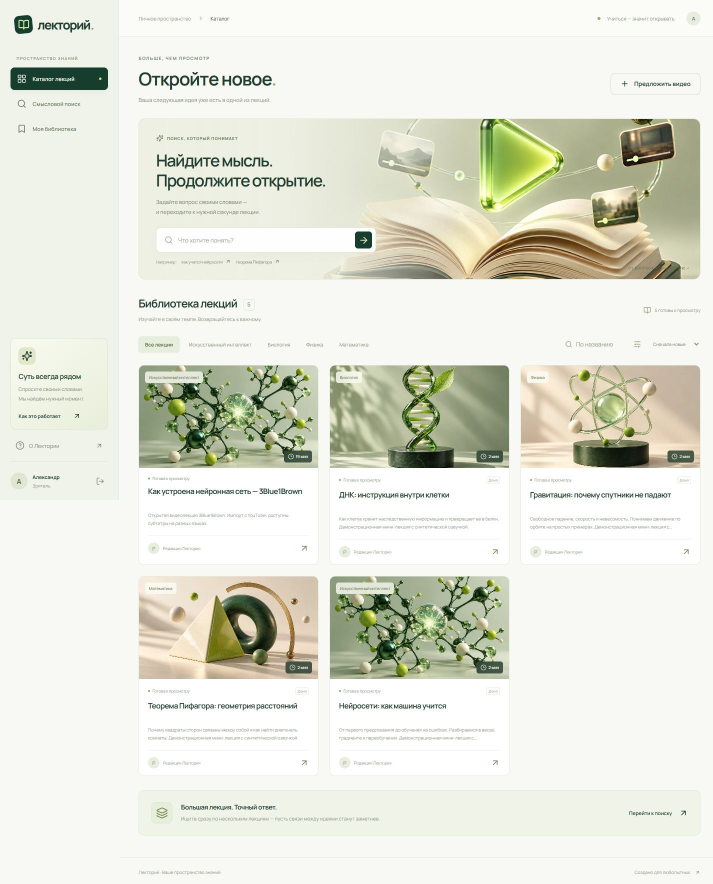
#> input picture docs/screenshots/catalog.jpg, 1425 x 1768 px (shown at 1/2 size); its folder holds 5 pictures in this run
$ python prepare_screenshots.py
#> lines starting #> are read from the running program, lines starting #| are printed output that depends on the picture; pictures that were not available may be replaced by others from this repository, and a replacement may not be noted
"""Crop real browser captures for slide legibility. No content is changed."""
from pathlib import Path
from PIL import Image
root=Path(__file__).resolve().parent.parent
folder=root/'docs/screenshots'
for name,height in [('catalog',970),('search',850),('library',850),('lecture',850)]:
    image=Image.open(folder/(name+'.jpg'))
#> image is the input picture: PIL image 1425x1768 RGB; mean R, G, B 227.3, 229, 216.7
    image.crop((0,0,image.width,min(height,image.height))).save(folder/(name+'-top.jpg'),quality=94)
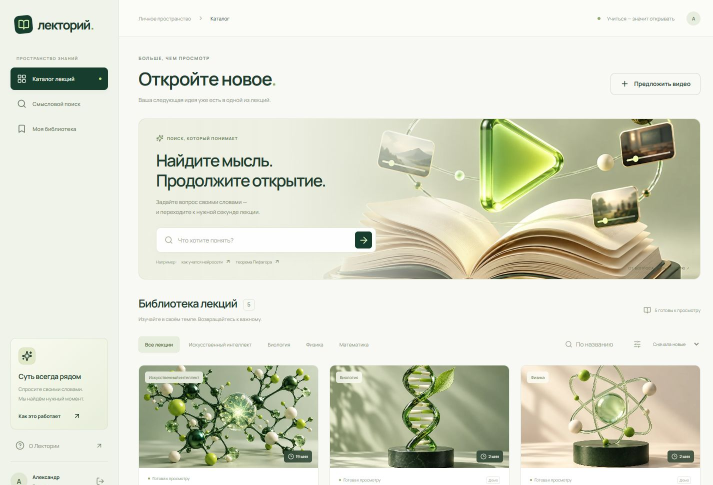
#> saved as catalog-top.jpg: PIL image 1425x970 RGB (shown at 1/2 size); mean R, G, B 219.4, 221.4, 205.5
#> pass 2 of the loop `for name,height in [('catalog',970),('search',850),('library',850),('l..`:
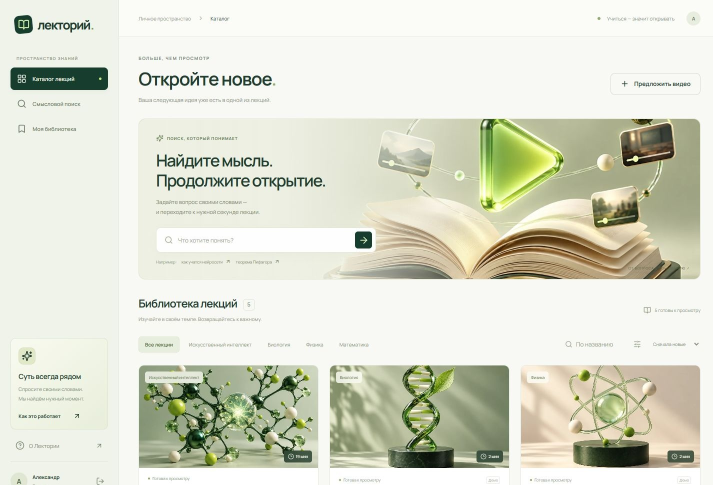
#> input picture docs/screenshots/catalog-top.jpg, 1425 x 970 px, given in place of search.jpg, which was not available (shown at 1/2 size)
#> image is the input picture: PIL image 1425x970 RGB; mean R, G, B 219.4, 221.4, 205.5
#> `image.crop((0,0,image.width,min(height,image.height))).save(folder/(na..`:
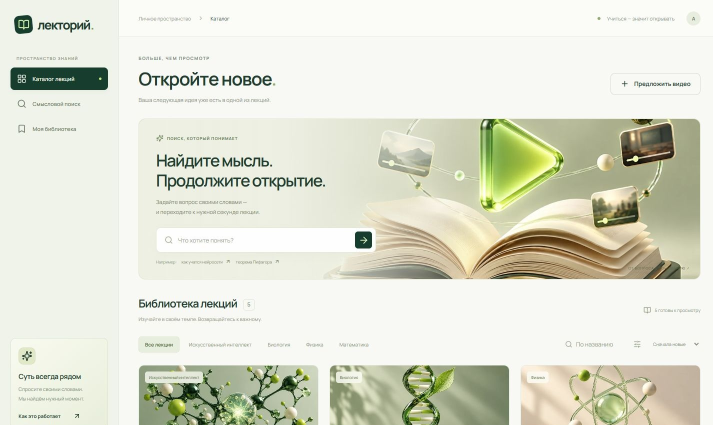
#> saved as search-top.jpg: PIL image 1425x850 RGB (shown at 1/2 size); mean R, G, B 222.5, 224.5, 208.9
image=Image.open(folder/'lecture.jpg')
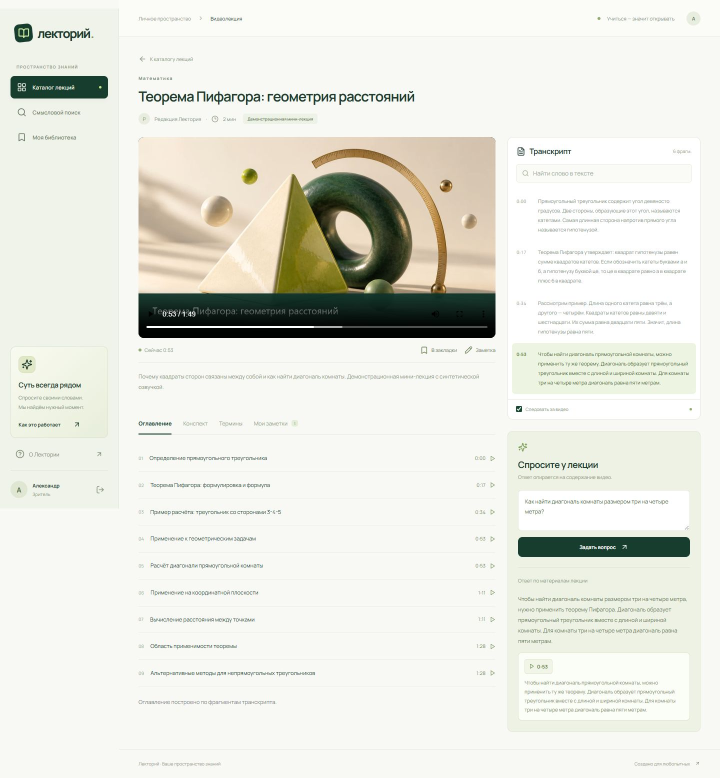
#> input picture docs/screenshots/lecture.jpg, 1440 x 1556 px (shown at 1/2 size)
#> image is the input picture: PIL image 1440x1556 RGB; mean R, G, B 230.4, 231.4, 222.9
image.crop((1012,855,1406,min(1475,image.height))).save(folder/'answer-detail.jpg',quality=94)
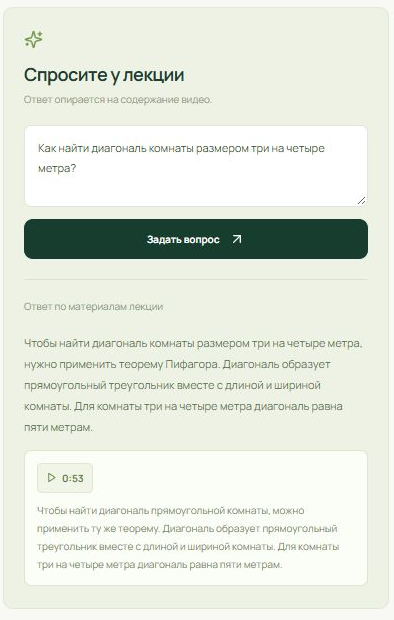
#> saved as answer-detail.jpg: PIL image 394x620 RGB; mean R, G, B 226.5, 231.9, 220.8
